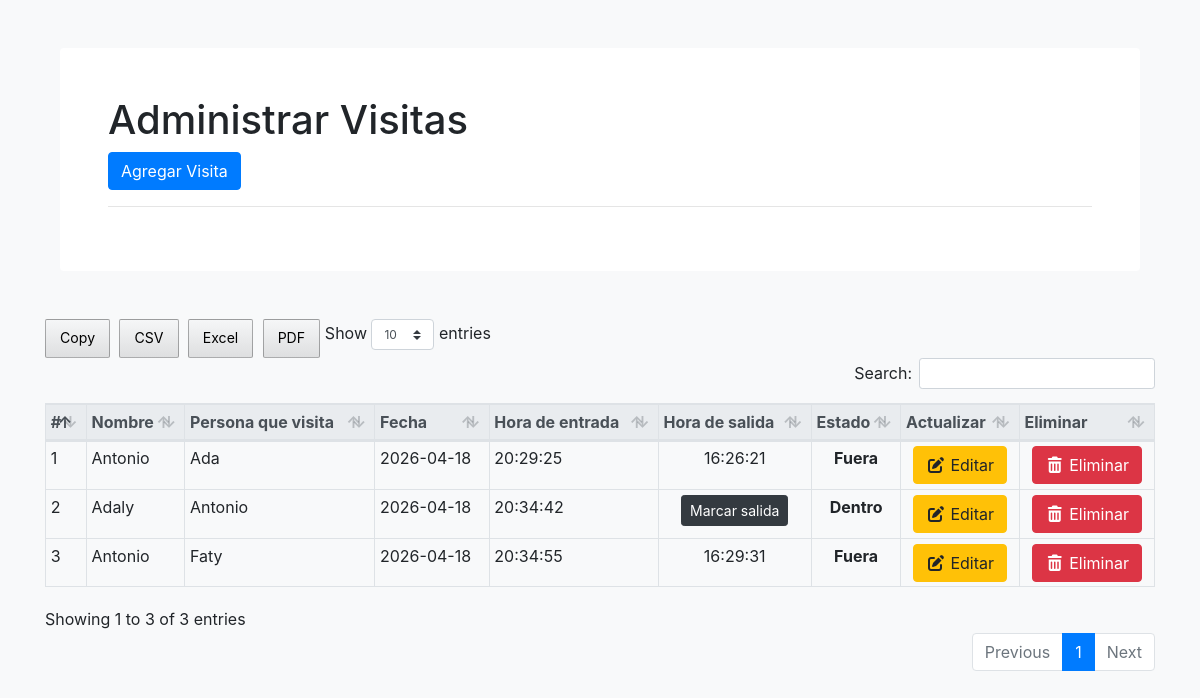
The page / on the database its author committed.
### tables this page shows
CREATE TABLE `t_visitas` (
  `id_visitas` int(11) NOT NULL AUTO_INCREMENT,
  `nombre_completo` varchar(100) NOT NULL,
  `persona_visitada` varchar(100) NOT NULL,
  `fecha` date NOT NULL,
  `hora_entrada` time NOT NULL,
  `hora_salida` time DEFAULT NULL,
  `created_at` timestamp NULL DEFAULT current_timestamp(),
  PRIMARY KEY (`id_visitas`)
);

### crud/Crud.php (called while the page is built, shortened)
<?php
    class Crud extends Conexion {
        public function mostrar(){
            $conexion = parent::conectar();
            $sql = "SELECT * FROM t_visitas";
            $respuesta = mysqli_query($conexion, $sql);
            return mysqli_fetch_all(
                $respuesta,
                MYSQLI_ASSOC
            );
        }
    }
?>

### table/tablaUsuarios.php (the view, shortened to what this page needs)
<?php
    require "crud/Crud.php";
    $crud = new Crud();
    $datos = $crud->mostrar();
?>
<table class="table table-sm table-bordered dt-responsive nowrap" style="width:100%" id="tablaPrincipal">
    <thead class="thead-light">
        <tr>
            <th>#</th>
            <th>Nombre</th>
            <th>Persona que visita</th>
            <th>Fecha</th>
            <th>Hora de entrada</th>
            <th>Hora de salida</th>
            <th>Estado</th>
            <th>Actualizar</th>
            <th>Eliminar</th>
        </tr>
    </thead>
    <tbody>
        <?php
        if ($datos) {
            foreach ($datos as $dato) {
                if (empty($dato['hora_salida'])) {
                    $estado = "Dentro";
                    $columnaSalida = "<a href='crud/salida.php?id=" . $dato['id_visitas'] . "' class='btn btn-dark btn-sm'>Marcar salida</a>";
                } else {
                    $estado = "Fuera";
                    $columnaSalida = $dato['hora_salida'];
                }
                ?>
                <tr>
                    <td><?php echo $dato['id_visitas']; ?></td>
                    <td><?php echo $dato['nombre_completo']; ?></td>
                    <td><?php echo $dato['persona_visitada']; ?></td>
                    <td><?php echo $dato['fecha']; ?></td>
                    <td><?php echo $dato['hora_entrada']; ?></td>
                    <td class="text-center"><?php echo $columnaSalida; ?></td>
                    <td class="text-center font-weight-bold"><?php echo $estado; ?></td>
                    <td class="text-center">
                        <button class="btn btn-warning btnEditar"
                                data-toggle="modal"
                                data-target="#modalActualizar"
                                data-id="<?php echo $dato['id_visitas']; ?>"
                                data-nombre="<?php echo $dato['nombre_completo']; ?>"
                                data-visitado="<?php echo $dato['persona_visitada']; ?>">
                            <i class="fas fa-edit"></i> Editar
                        </button>
                    </td>
                    <td class="text-center">
                        <a href="crud/delete.php?id=<?php echo $dato['id_visitas']; ?>"
                           class="btn btn-danger"
                           onclick="return confirm('¿Estás seguro de eliminar este registro?');">
                            <i class="fas fa-trash-alt"></i> Eliminar
                        </a>
                    </td>
                </tr>
                <?php
            }
        }
        ?>
    </tbody>
</table>

### index.php (shortened to what this page needs)
<!DOCTYPE html>
<html lang="en">
<head>
    <link rel="stylesheet" href="public/bootstrap/bootstrap.min.css">
    <link rel="stylesheet" href="public/datatable/dataTables.bootstrap4.min.css">
    <link rel="stylesheet" href="public/datatable/responsive.bootstrap4.min.css">
    <link rel="stylesheet" href="public/datatable/buttons.dataTables.min.css">
    <link rel="stylesheet" href="public/fontawesome/css/all.css">
</head>
<body class="bg-light">
<div class="container mt-5 mb-5">
    <div class="container">
        <div class="card border-0 shadow my-5">
            <div class="card-body p-5">
                <h1 class="fw-light">Administrar Visitas</h1>
                <p class="lead">
                    <button type="button" class="btn btn-primary" data-toggle="modal" data-target="#modalAgregar">
                        Agregar Visita
                    </button>
                    <hr>
                </p>
            </div>
        </div>
    </div>
    <?php
        include "table/tablaUsuarios.php";
        include "views/footer.php";
    ?>
</body>
</html>

### views/footer.php (shortened to what this page needs)
</body>
</html>

### rows shown on the page
t_visitas: id_visitas "1", nombre_completo "Antonio", persona_visitada "Ada", fecha "2026-04-18", hora_entrada "20:29:25", hora_salida "16:26:21", hora_salida "Fuera"
t_visitas: id_visitas "2", nombre_completo "Adaly", persona_visitada "Antonio", fecha "2026-04-18", hora_entrada "20:34:42", hora_salida "Dentro"
t_visitas: id_visitas "3", nombre_completo "Antonio", persona_visitada "Faty", fecha "2026-04-18", hora_entrada "20:34:55", hora_salida "16:29:31", hora_salida "Fuera"
